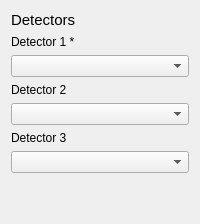
      <widget class="QWidget" name="tab_8">
       <attribute name="title">
        <string>5 Detectors</string>
       </attribute>
       <layout class="QVBoxLayout" name="verticalLayout_9">
        <item>
         <widget class="QLabel" name="label_57">
          <property name="font">
           <font>
            <pointsize>11</pointsize>
           </font>
          </property>
          <property name="text">
           <string>Detectors</string>
          </property>
         </widget>
        </item>
        <item>
         <widget class="QLabel" name="label_32">
          <property name="toolTip">
           <string>&lt;html&gt;&lt;head/&gt;&lt;body&gt;&lt;p&gt;Detector type of the instrument&lt;/p&gt;&lt;/body&gt;&lt;/html&gt;</string>
          </property>
          <property name="text">
           <string>Detector 1 *</string>
          </property>
         </widget>
        </item>
        <item>
         <layout class="QGridLayout" name="gridLayout_21">
          <item row="0" column="0">
           <widget class="QComboBox" name="detector_1">
            <property name="toolTip">
             <string>&lt;html&gt;&lt;head/&gt;&lt;body&gt;&lt;p&gt;Detector type of the instrument&lt;/p&gt;&lt;/body&gt;&lt;/html&gt;</string>
            </property>
           </widget>
          </item>
         </layout>
        </item>
        <item>
         <widget class="QLabel" name="label_31">
          <property name="toolTip">
           <string>&lt;html&gt;&lt;head/&gt;&lt;body&gt;&lt;p&gt;Detector type of the instrument&lt;/p&gt;&lt;/body&gt;&lt;/html&gt;</string>
          </property>
          <property name="text">
           <string>Detector 2</string>
          </property>
         </widget>
        </item>
        <item>
         <layout class="QGridLayout" name="gridLayout_22">
          <item row="0" column="0">
           <widget class="QComboBox" name="detector_2">
            <property name="toolTip">
             <string>&lt;html&gt;&lt;head/&gt;&lt;body&gt;&lt;p&gt;Detector type of the instrument&lt;/p&gt;&lt;/body&gt;&lt;/html&gt;</string>
            </property>
           </widget>
          </item>
         </layout>
        </item>
        <item>
         <widget class="QLabel" name="label_77">
          <property name="toolTip">
           <string>&lt;html&gt;&lt;head/&gt;&lt;body&gt;&lt;p&gt;Detector type of the instrument&lt;/p&gt;&lt;/body&gt;&lt;/html&gt;</string>
          </property>
          <property name="text">
           <string>Detector 3</string>
          </property>
         </widget>
        </item>
        <item>
         <layout class="QGridLayout" name="gridLayout_23">
          <item row="0" column="0">
           <widget class="QComboBox" name="detector_3">
            <property name="toolTip">
             <string>&lt;html&gt;&lt;head/&gt;&lt;body&gt;&lt;p&gt;Detector type of the instrument&lt;/p&gt;&lt;/body&gt;&lt;/html&gt;</string>
            </property>
           </widget>
          </item>
         </layout>
        </item>
        <item>
         <spacer name="verticalSpacer_9">
          <property name="orientation">
           <enum>Qt::Vertical</enum>
          </property>
          <property name="sizeHint" stdset="0">
           <size>
            <width>20</width>
            <height>40</height>
           </size>
          </property>
         </spacer>
        </item>
       </layout>
      </widget>
